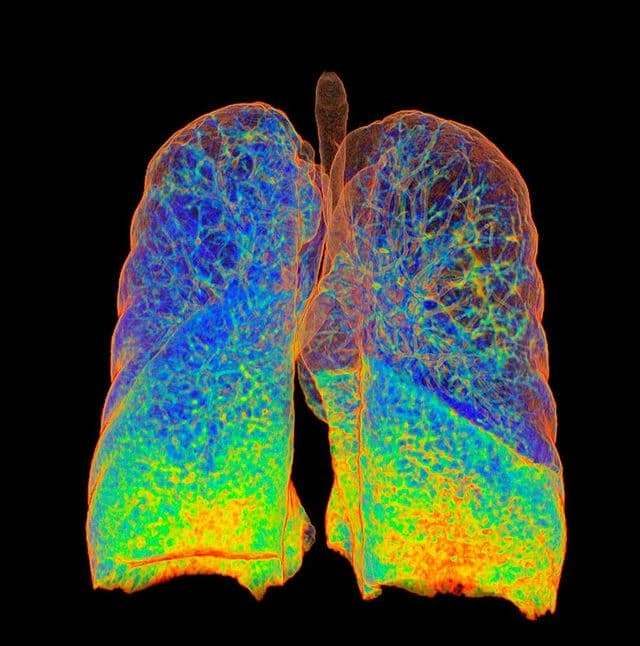
#> input picture assets/histogram_1.JPG, 640 x 646 px, found by its file name
$ python app_2.py
#> lines starting #> are read from the running program, lines starting #| are printed output that depends on the picture
import cv2
from matplotlib import pyplot as plt

img1 = cv2.imread('./assets/histogram_1.jpg', cv2.IMREAD_COLOR)
#> img1 is the input picture: shape (646, 640, 3); mean B, G, R 49.4, 63.3, 51.2
img1 = cv2.cvtColor(img1, cv2.COLOR_BGR2RGB)
img2 = cv2.imread('./assets/histogram_2.jpg', cv2.IMREAD_COLOR)
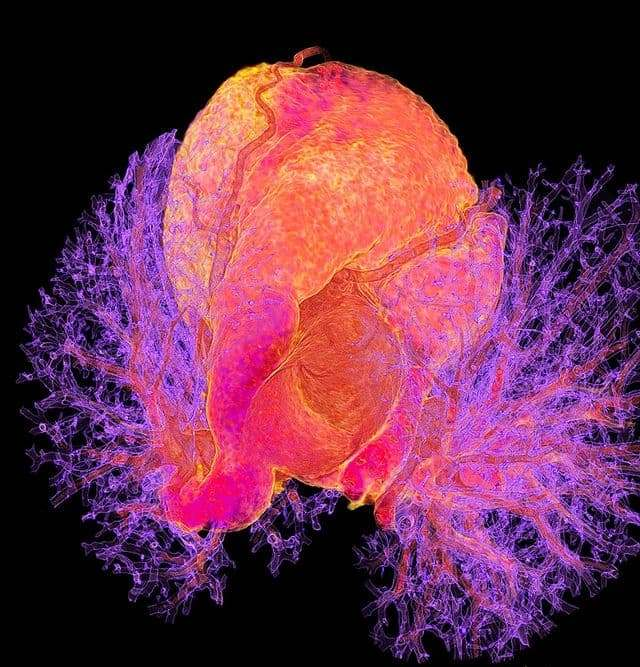
#> input picture assets/histogram_2.JPG, 640 x 667 px, found by its file name
#> img2 is the input picture: shape (667, 640, 3); mean B, G, R 75.5, 47.3, 106.4
img2 = cv2.cvtColor(img2, cv2.COLOR_BGR2RGB)

plt.subplot(2, 2, 1)
plt.imshow(img1)
plt.title('Image 1')

plt.subplot(2, 2, 2)
plt.imshow(img2)
plt.title('Image 2')

plt.subplot(2, 2, 3)
plt.hist(img1.ravel(), 256, [0, 256])
plt.xlabel('Intensity, (0..255)')
plt.ylabel('Count, pcs')
plt.title('Histogram of image')

plt.subplot(2, 2, 4)
plt.hist(img2.ravel(), 256, [0, 256])
plt.xlabel('Intensity, (0..255)')
plt.ylabel('Count, pcs')
plt.title('Histogram of image')
plt.show()
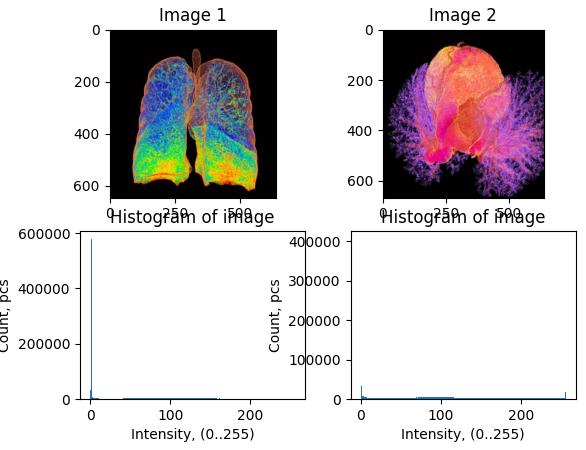
#> figure drawn by matplotlib, 4 panels; panel 3: tallest bar 577932 high, from x = 1 to 2; panel 4: tallest bar 404886 high, from x = 1 to 2
